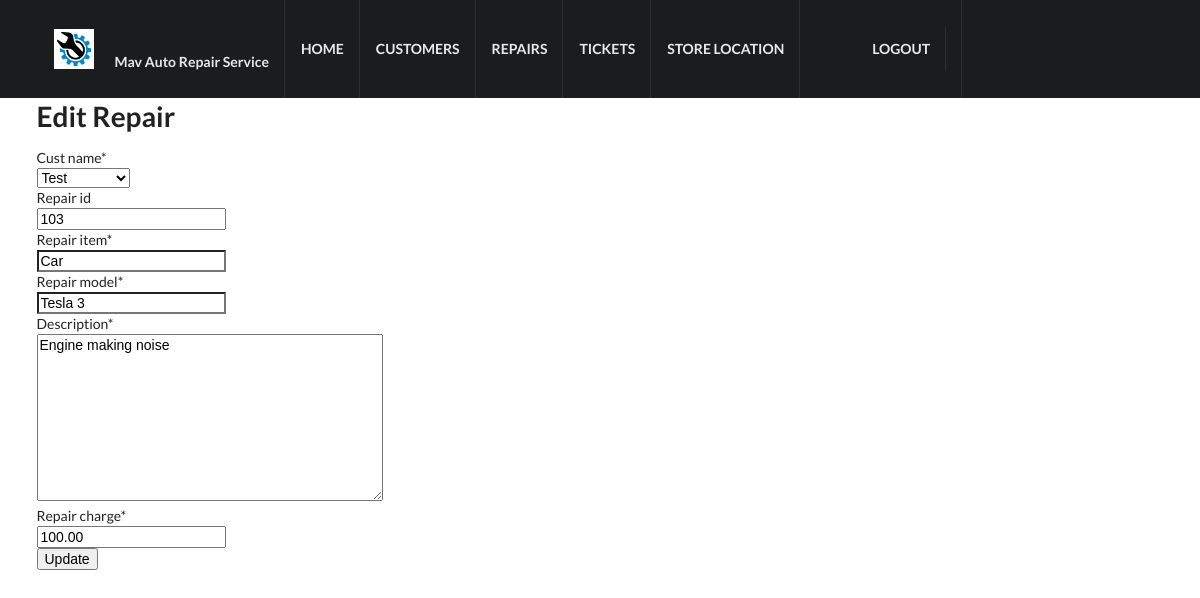
Screenshot of /repair/4/edit/ (signed in) with the database file from the repository.
### crm/models.py (models this page shows, shortened)
class Customer(models.Model):
    cust_name = models.CharField(max_length=50)
    cust_number = models.IntegerField(blank=False, null=False)
    address = models.CharField(max_length=200)
    city = models.CharField(max_length=50)
    state = models.CharField(max_length=50)
    zipcode = models.CharField(max_length=10)
    phone_number = models.CharField(max_length=50)
    email = models.EmailField(max_length=100)
    created_date = models.DateTimeField(
        default=timezone.now)
    updated_date = models.DateTimeField(auto_now_add=True)
    def __str__(self):
        return str(self.cust_name)

class Repair(models.Model):
    repair_id = models.IntegerField(blank=True)
    cust_name = models.ForeignKey(Customer, on_delete=models.CASCADE, related_name='repairs')
    repair_item = models.CharField(max_length=100)
    repair_model = models.CharField(max_length=100)
    description = models.TextField()
    repair_charge = models.DecimalField(max_digits=10, decimal_places=2)
    created_date = models.DateTimeField(
        default=timezone.now)
    updated_date = models.DateTimeField(auto_now_add=True)

### crm/views.py (the view)
# urls.py: path('repair/<int:pk>/edit/', views.repair_edit, name='repair_edit'),
@login_required
def repair_edit(request, pk):
   repair = get_object_or_404(Repair, pk=pk)
   if request.method == "POST":
       form = RepairForm(request.POST, instance=repair)
       if form.is_valid():
           repair = form.save()
           repair.updated_date = timezone.now()
           repair.save()
           repairs = Repair.objects.filter(created_date__lte=timezone.now())
           return render(request, 'crm/repair_list.html', {'repairs': repairs})
   else:
       form = RepairForm(instance=repair)
   return render(request, 'crm/repair_edit.html', {'form': form})

### crm/forms.py
class RepairForm(forms.ModelForm):
    class Meta:
        model = Repair
        fields = ('cust_name', 'repair_id', 'repair_item', 'repair_model', 'description', 'repair_charge',)

### crm/templates/crm/repair_edit.html
{% extends 'crm/base.html' %}
{% load crispy_forms_tags %}
{% block content %}
    <div class="ui main container">
    <h1>Edit Repair</h1>
    <form method="POST" class="repair-form">{% csrf_token %}
         {{ form|crispy }}
        <button type="submit" class="save btn btn-default">Update</button>
    </form>
    </div>
{% endblock %}

### crm/static/css/base.css (style rules this page uses)
body { margin:0; padding:0; font-family:helvetica, sans-serif; }
h1, h2, h3, h4, h5 , h6 { font-family: 'Ubuntu', sans-serif; font-weight:normal; }

### crm/static/semantic/components/site.css (style rules this page uses)
html, body { height: 100%; }
html { font-size: 14px; }
body { margin: 0px; padding: 0px; overflow-x: hidden; min-width: 320px; background: #FFFFFF; font-family: 'Lato', 'Helvetica Neue', Arial, Helvetica, sans-serif; font-size: 14px; line-height: 1.4285em; color: rgba(0, 0, 0, 0.87); font-smoothing: antialiased; }
h1, h2, h3, h4, h5 { font-family: 'Lato', 'Helvetica Neue', Arial, Helvetica, sans-serif; line-height: 1.28571429em; margin: calc(2rem - 0.14285714em ) 0em 1rem; font-weight: bold; padding: 0em; }
h1 { min-height: 1rem; font-size: 2rem; }
h1:first-child, h2:first-child, h3:first-child, h4:first-child, h5:first-child { margin-top: 0em; }

### crm/static/semantic/components/container.css (style rules this page uses)
.ui.container { display: block; max-width: 100% !important; }
@media only screen and (min-width: 1200px) { .ui.container { width: 1127px; margin-left: auto !important; margin-right: auto !important; } }

### crm/templates/crm/base.html (style rules this page uses)
body { background-color: #FFFFFF; height: auto; }
.main.container { margin-top: 7em; }

### rows the page displays
Customer: cust_name "Test"
Repair: repair_id "103", repair_item "Car", repair_model "Tesla 3", description "Engine making noise", repair_charge "100.00"
